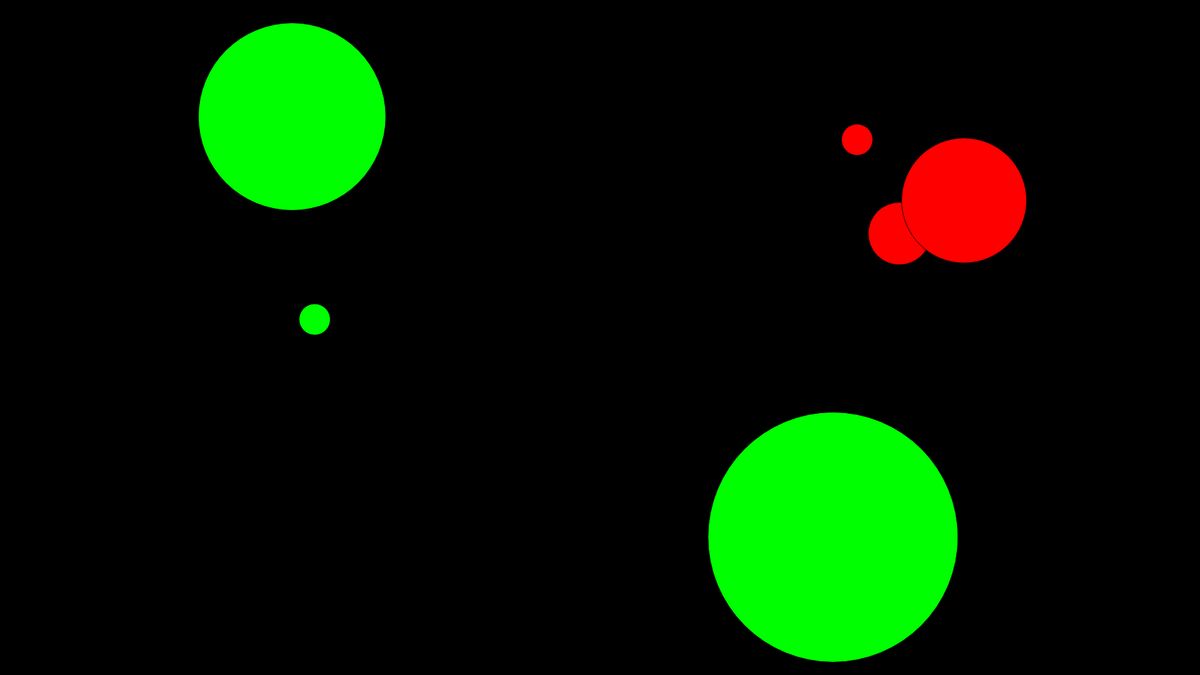
Frame 1 (no input)
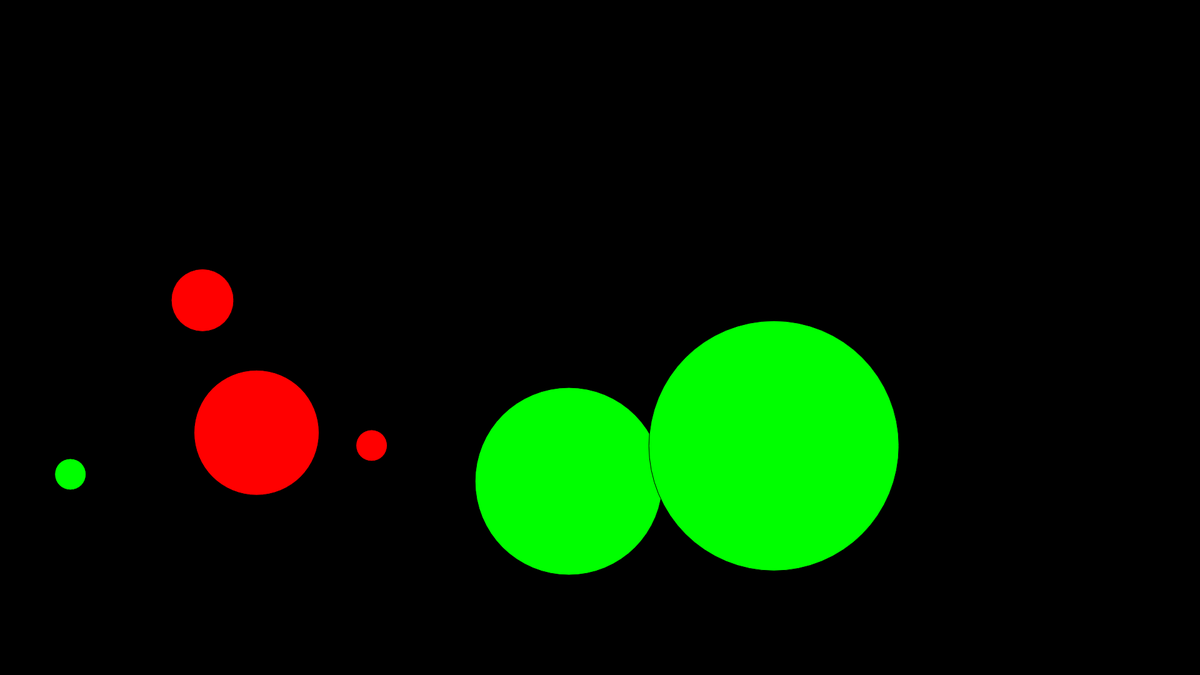
Frame 60 (no input)
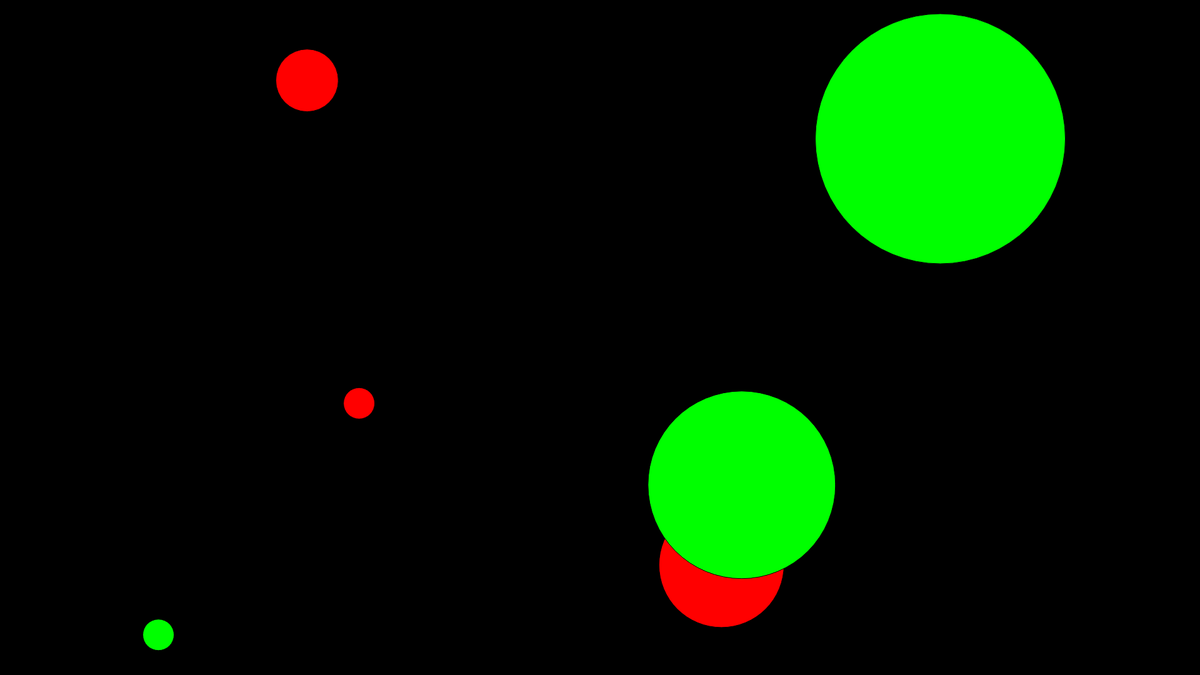
Frame 120 (the mouse pressed at the canvas centre since frame 60)

The p5.js sketch that drew these frames (run headless with seeded random() and noise() and a simulated clock; from frame 60 on, the mouse is pressed at the canvas centre):

// p5.js sketch
// ── sketch.js
function setup() {
  createCanvas(1920, 1080);
  frameRate (30);
  }
  function draw() {
  background(0);
  fill (255,0,0);
  circle (random(0, 1920), random(0,1080), 50);
  circle (random(0, 1920), random(0,1080), 100);
  circle (random(0, 1920), random(0,1080), 200);
    fill (0,255,0);
  circle (random(0, 1920), random(0,1080), 300);
  circle (random(0, 1920), random(0,1080), 50);
  circle (random(0, 1920), random(0,1080), 400);
  }
